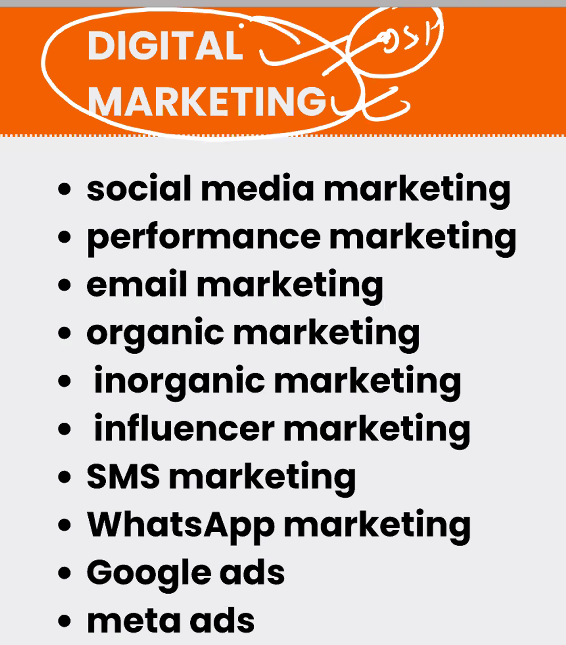
#> input picture pic3.png, 566 x 645 px
$ python opencv_addingTEXT_img.py
#> lines starting #> are read from the running program, lines starting #| are printed output that depends on the picture; after the words box and inside, x2 and y2 are one past the last pixel; in counts of white or black regions, pixels touching at a corner belong together
import cv2

img=cv2.imread("pic3.png")
#> img is the input picture: shape (645, 566, 3); mean B, G, R 172.7, 186.3, 210.8

cv2.putText(img,"hi this is a text",(10,300),cv2.FONT_HERSHEY_DUPLEX,2,(34,65,23),2)
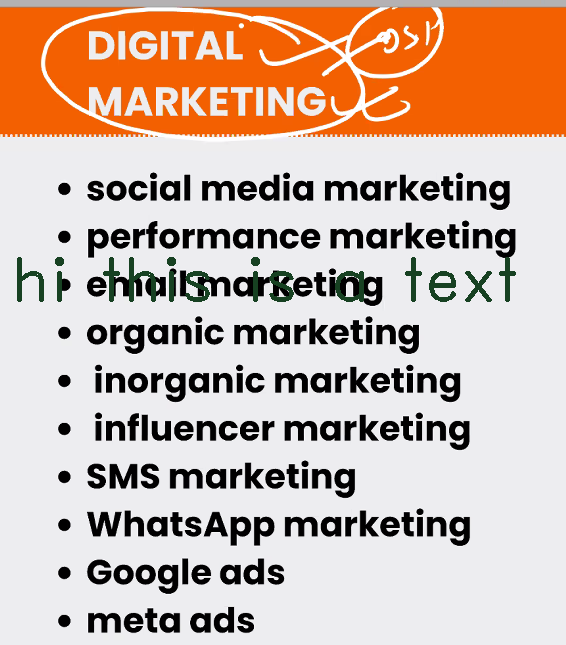
#> img: shape (645, 566, 3); 1.18% of pixels changed, all inside (x1, y1, x2, y2) = (17, 257, 516, 302)
cv2.imshow("text add",img)
cv2.waitKey(0)
cv2.destroyAllWindows()

$ run again, with pic1.png copied over pic3.png
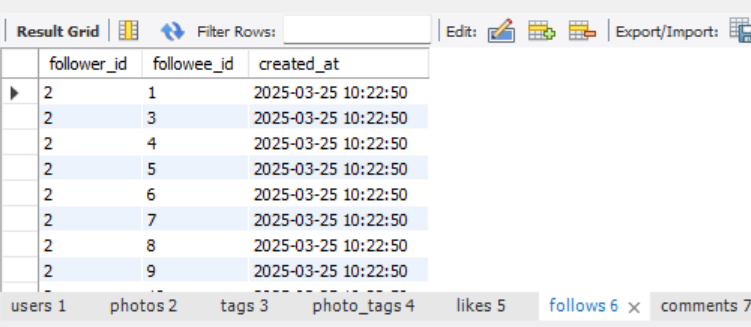
#> input picture pic1.png, 751 x 327 px
#> img is the input picture: shape (327, 751, 3); mean B, G, R 241.4, 239.6, 238.8
#> `cv2.putText(img,"hi this is a text",(10,300),cv2.FONT_HERSHEY_DUPLEX,2..`:
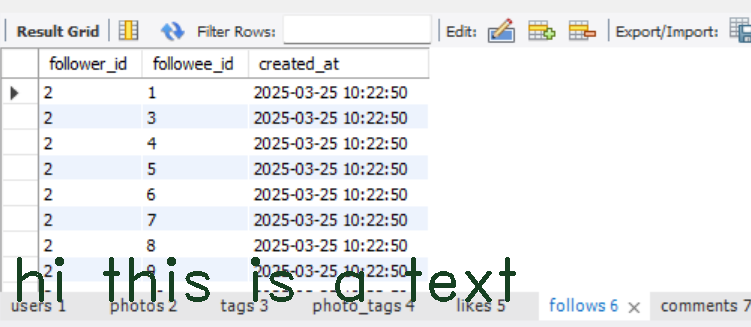
#> img: shape (327, 751, 3); 1.75% of pixels changed, all inside (x1, y1, x2, y2) = (17, 257, 516, 302)

$ run again, with pic2.png copied over pic3.png
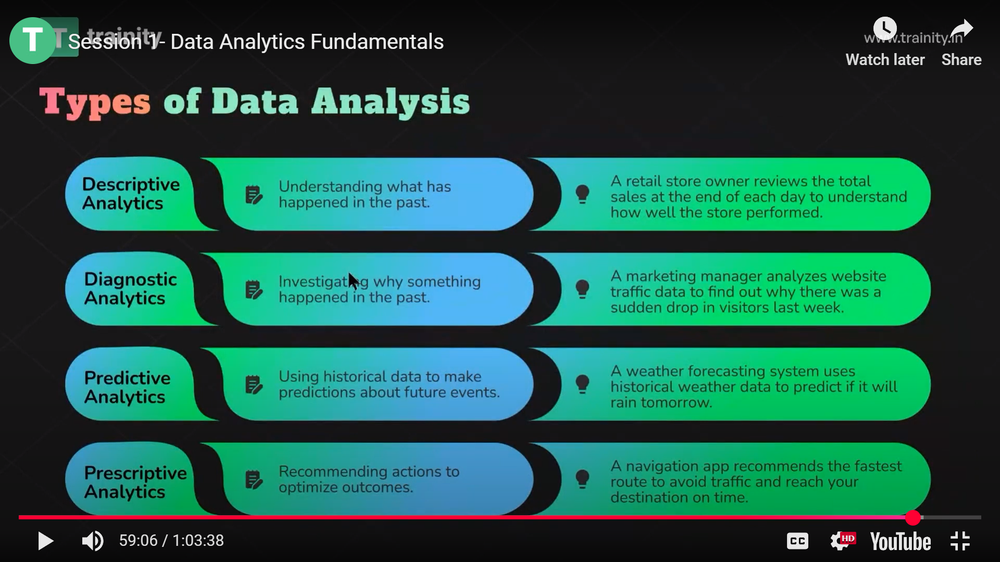
#> input picture pic2.png, 1000 x 562 px, shrunk from 1920 x 1080 before the run
#> img is the input picture: shape (562, 1000, 3); mean B, G, R 75.5, 88.1, 30.2
#> `cv2.putText(img,"hi this is a text",(10,300),cv2.FONT_HERSHEY_DUPLEX,2..`:
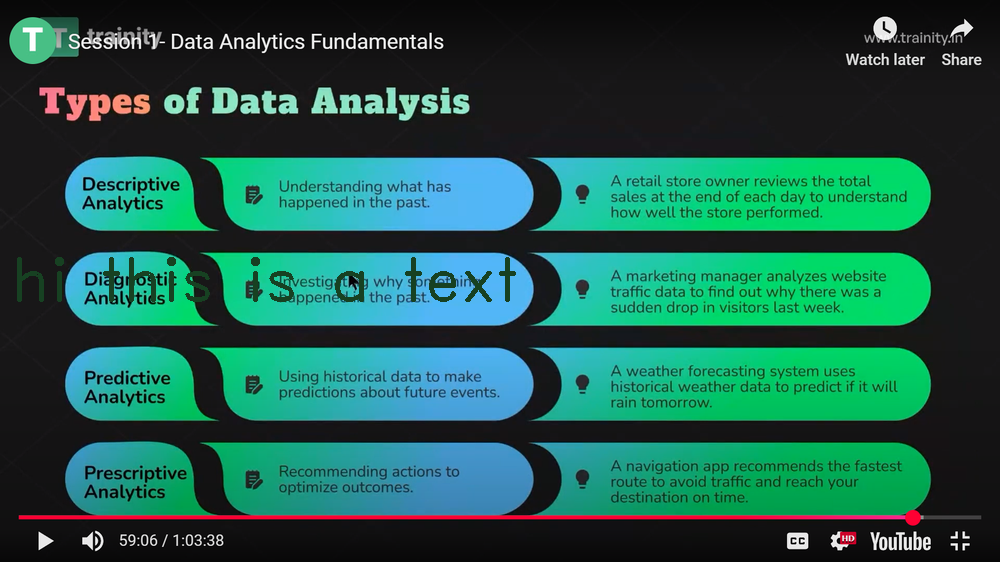
#> img: shape (562, 1000, 3); 0.77% of pixels changed, all inside (x1, y1, x2, y2) = (17, 257, 516, 302)
